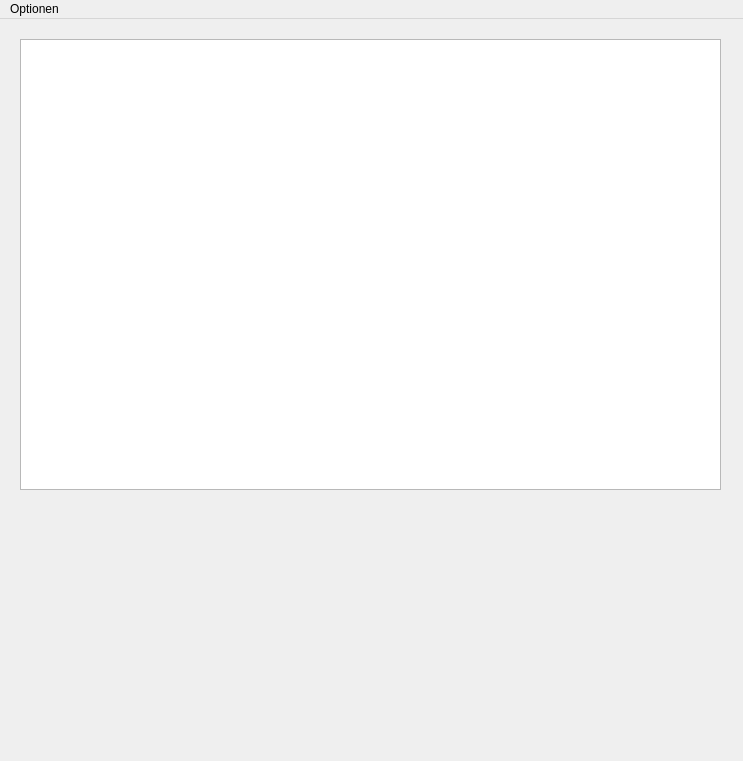
<?xml version="1.0" encoding="UTF-8"?>
<ui version="4.0">
 <class>MainWindow</class>
 <widget class="QMainWindow" name="MainWindow">
  <property name="geometry">
   <rect>
    <x>0</x>
    <y>0</y>
    <width>743</width>
    <height>761</height>
   </rect>
  </property>
  <property name="windowTitle">
   <string>MainWindow</string>
  </property>
  <widget class="QWidget" name="centralwidget">
   <widget class="QListView" name="lsv_list">
    <property name="geometry">
     <rect>
      <x>20</x>
      <y>20</y>
      <width>701</width>
      <height>451</height>
     </rect>
    </property>
   </widget>
   <widget class="QWidget" name="formLayoutWidget">
    <property name="geometry">
     <rect>
      <x>120</x>
      <y>530</y>
      <width>481</width>
      <height>181</height>
     </rect>
    </property>
    <layout class="QFormLayout" name="lay_btns"/>
   </widget>
  </widget>
  <widget class="QMenuBar" name="menubar">
   <property name="geometry">
    <rect>
     <x>0</x>
     <y>0</y>
     <width>743</width>
     <height>26</height>
    </rect>
   </property>
   <widget class="QMenu" name="menuOptionen">
    <property name="title">
     <string>Optionen</string>
    </property>
    <addaction name="act_search"/>
    <addaction name="act_logout"/>
   </widget>
   <addaction name="menuOptionen"/>
  </widget>
  <action name="act_logout">
   <property name="text">
    <string>Logout</string>
   </property>
  </action>
  <action name="act_search">
   <property name="text">
    <string>Suchen</string>
   </property>
  </action>
 </widget>
 <resources/>
 <connections/>
</ui>
